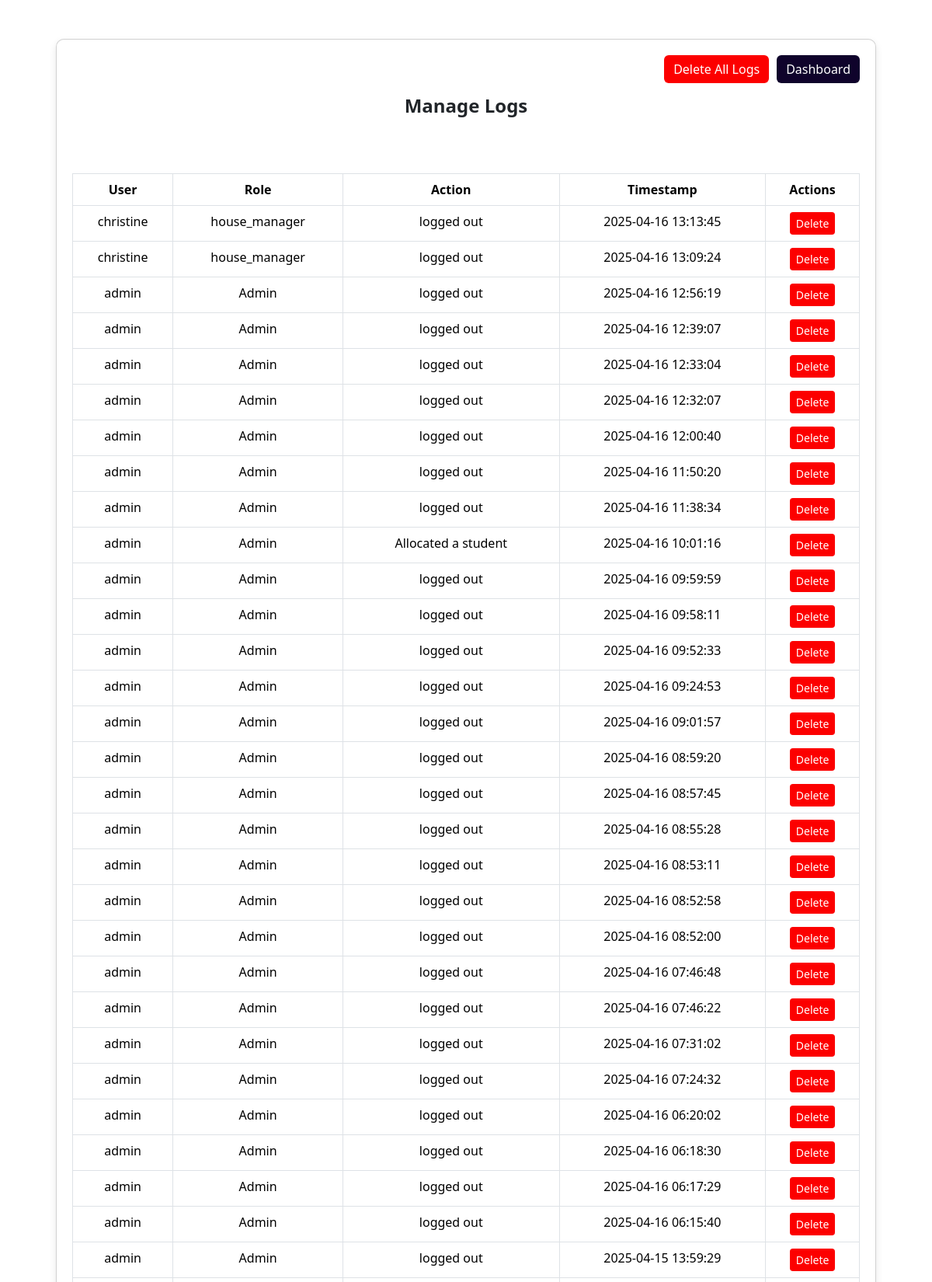
Page /logs.php (signed in, upper part) on the committed database.
### tables this page shows
CREATE TABLE `logs` (
  `log_id` int(11) NOT NULL,
  `user_id` int(11) DEFAULT NULL,
  `action` text NOT NULL,
  `log_date` timestamp NOT NULL DEFAULT current_timestamp()
);

CREATE TABLE `users` (
  `user_id` int(11) NOT NULL,
  `username` varchar(100) NOT NULL,
  `password` varchar(255) NOT NULL,
  `role` varchar(50) NOT NULL,
  `created_at` timestamp NOT NULL DEFAULT current_timestamp()
);

### logs.php (the view, shortened to what this page needs)
<?php
include 'db.php';
$sql = "SELECT logs.log_id, users.username, users.role, logs.action, logs.log_date
        FROM logs
        INNER JOIN users ON logs.user_id = users.user_id
        ORDER BY logs.log_date DESC";
$result = mysqli_query($conn, $sql);
?>
<!DOCTYPE html>
<html lang="en">
<head>
    <link href="https://cdn.jsdelivr.net/npm/bootstrap@5.3.3/dist/css/bootstrap.min.css" rel="stylesheet">
</head>
<body>
<div class="container">
    <div class="card">
        <div class="top-buttons">
        <form method="post" onsubmit="return confirm('Are you sure you want to delete all logs?');">
    <button type="submit" name="delete_all" class="btn btn-danger">Delete All Logs</button>
</form>
            <a href="admin.php" class="btn btn-primary">Dashboard</a>
        </div>
        <h4 class="fw-bold text-center">Manage Logs</h4>
        <table class="table table-bordered mt-5">
    <thead>
        <tr>
            <th>User</th>
            <th>Role</th>
            <th>Action</th>
            <th>Timestamp</th>
            <th>Actions</th>
        </tr>
    </thead>
    <tbody>
        <?php while ($row = mysqli_fetch_assoc($result)) { ?>
            <tr>
                <td><?php echo htmlspecialchars($row['username']); ?></td>
                <td><?php echo htmlspecialchars($row['role']); ?></td>
                <td><?php echo htmlspecialchars($row['action']); ?></td>
                <td><?php echo htmlspecialchars($row['log_date']); ?></td>
                <td>
                    <a href="logs.php?delete_id=<?php echo $row['log_id']; ?>" class="btn btn-danger btn-sm" onclick="return confirm('Are you sure you want to delete this log?');">Delete</a>
                </td>
            </tr>
        <?php } ?>
    </tbody>
</table>
    </div>
</div>
</body>
</html>

### logs.php (style rules this page uses)
body { background-color: white; }
.container { margin-top: 50px; max-width: 90%; }
.card { background-color: white; border-radius: 10px; padding: 20px; box-shadow: 0px 4px 10px rgba(0, 0, 0, 0.1); position: relative; }
.btn-primary { background-color: #0f032b !important; color: white !important; border: none !important; }
.btn-danger { background-color: rgb(252, 0, 0); color: white; border: none; }
.table thead { background-color: #0f032b; color: white; }
.top-buttons { display: flex; justify-content: flex-end; gap: 10px; margin-bottom: 15px; }
td { text-align: center; }
th { text-align: center; }

### rows in the picture
logs: user.username "christine", user.role "house_manager", action "logged out", log_date "2025-04-16 13:13:45"
logs: user.username "christine", user.role "house_manager", action "logged out", log_date "2025-04-16 13:09:24"
logs: user.username "admin", user.role "Admin", action "logged out", log_date "2025-04-16 12:56:19"
logs: user.username "admin", user.role "Admin", action "logged out", log_date "2025-04-16 12:39:07"
logs: user.username "admin", user.role "Admin", action "logged out", log_date "2025-04-16 12:33:04"
logs: user.username "admin", user.role "Admin", action "logged out", log_date "2025-04-16 12:32:07"
logs: user.username "admin", user.role "Admin", action "logged out", log_date "2025-04-16 12:00:40"
logs: user.username "admin", user.role "Admin", action "logged out", log_date "2025-04-16 11:50:20"
logs: user.username "admin", user.role "Admin", action "logged out", log_date "2025-04-16 11:38:34"
logs: user.username "admin", user.role "Admin", action "Allocated a student", log_date "2025-04-16 10:01:16"
logs: user.username "admin", user.role "Admin", action "logged out", log_date "2025-04-16 09:59:59"
logs: user.username "admin", user.role "Admin", action "logged out", log_date "2025-04-16 09:58:11"
logs: user.username "admin", user.role "Admin", action "logged out", log_date "2025-04-16 09:52:33"
logs: user.username "admin", user.role "Admin", action "logged out", log_date "2025-04-16 09:24:53"
logs: user.username "admin", user.role "Admin", action "logged out", log_date "2025-04-16 09:01:57"
logs: user.username "admin", user.role "Admin", action "logged out", log_date "2025-04-16 08:59:20"
logs: user.username "admin", user.role "Admin", action "logged out", log_date "2025-04-16 08:57:45"
logs: user.username "admin", user.role "Admin", action "logged out", log_date "2025-04-16 08:55:28"
logs: user.username "admin", user.role "Admin", action "logged out", log_date "2025-04-16 08:53:11"
logs: user.username "admin", user.role "Admin", action "logged out", log_date "2025-04-16 08:52:58"
logs: user.username "admin", user.role "Admin", action "logged out", log_date "2025-04-16 08:52:00"
logs: user.username "admin", user.role "Admin", action "logged out", log_date "2025-04-16 07:46:48"
logs: user.username "admin", user.role "Admin", action "logged out", log_date "2025-04-16 07:46:22"
logs: user.username "admin", user.role "Admin", action "logged out", log_date "2025-04-16 07:31:02"
logs: user.username "admin", user.role "Admin", action "logged out", log_date "2025-04-16 07:24:32"
logs: user.username "admin", user.role "Admin", action "logged out", log_date "2025-04-16 06:20:02"
logs: user.username "admin", user.role "Admin", action "logged out", log_date "2025-04-16 06:18:30"
logs: user.username "admin", user.role "Admin", action "logged out", log_date "2025-04-16 06:17:29"
logs: user.username "admin", user.role "Admin", action "logged out", log_date "2025-04-16 06:15:40"
logs: user.username "admin", user.role "Admin", action "logged out", log_date "2025-04-15 13:59:29"
